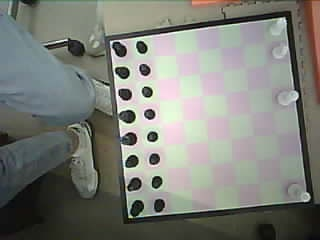
#> input picture latest_raw.jpg, 320 x 240 px; its folder holds only this picture in this run
$ python -i exemplar_classifier.py   (imports and definitions only)
#> lines starting #> are read from the running program, lines starting #| are printed output that depends on the picture; after the words box and inside, x2 and y2 are one past the last pixel; in counts of white or black regions, pixels touching at a corner belong together
#> further down, picture is the input picture: shape (240, 320, 3); mean B, G, R 120.1, 127.2, 125
"""Per-square exemplar classifier.

Given a labeled dataset captured by the arm-driven wizard, build per-square
feature exemplars for {empty, white, black} and classify new frames by
1-NN with a confidence margin.

The classifier interface is intentionally a drop-in replacement for the
threshold path in ``piece_color_detector.detect_piece_colors`` / occupancy
detection: it consumes the same per-cell warped image and returns occupancy
+ color labels.

Design rationale (recap of the cv_reliability_pitch.md proposal):
  * Per-square exemplars avoid global thresholds — green vs cream squares
    no longer fight a single ``white_threshold``.
  * 1-NN gives a confidence *margin* (distance to 2nd-nearest class),
    surfaceable to the UI for low-confidence cells.
  * Cross-validation accuracy gives an empirical health check per square
    so the wizard can prompt the user to retake the worst ones.

Feature vector (per cell ROI = center 30%..70% box):
  [mean_L, mean_a, mean_b, p25_L, p75_L, edge_density]

LAB is used so brightness (L) and chroma (a,b) are decorrelated — this is
why the threshold path's dark_delta signal is robust, and keeping the same
basis here means we inherit that robustness.
"""

from __future__ import annotations

import json
from dataclasses import dataclass, field
from pathlib import Path
from typing import Literal, Optional

import cv2
import numpy as np


LabelStr = Literal["empty", "white", "black"]
ColorOnly = Literal["white", "black", "unknown"]


# ---------------------------------------------------------------------------
# Feature extraction
# ---------------------------------------------------------------------------


def extract_cell_features(cell_image: np.ndarray) -> np.ndarray:
    """Compute a 6-D feature vector for a single cell.

    ROI is the center 30%..70% of the cell so we ignore square-edge artifacts.
    """
    h, w = cell_image.shape[:2]
#> h = 240; w = 320
    x1, x2 = int(w * 0.30), int(w * 0.70)
#> x1 = 96; x2 = 224
    y1, y2 = int(h * 0.30), int(h * 0.70)
#> y1 = 72; y2 = 168
    roi = cell_image[y1:y2, x1:x2]
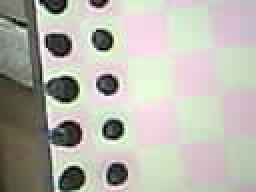
#> roi: shape (96, 128, 3) (shown 2 times larger); mean B, G, R 172.3, 181.2, 182.9
    if roi.size == 0:
        return np.zeros(6, dtype=np.float32)

    lab = cv2.cvtColor(roi, cv2.COLOR_BGR2LAB).astype(np.float32)
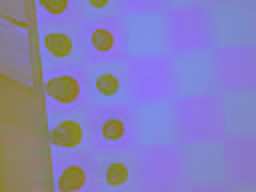
#> lab: shape (96, 128, 3) float32 (shown 2 times larger); mean B, G, R 185.8, 127, 132.9
    L = lab[:, :, 0]
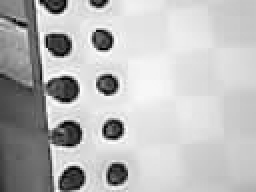
#> L: shape (96, 128) float32 (shown 2 times larger); min 0, max 255, mean 185.8
    A = lab[:, :, 1]
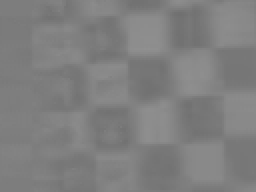
#> A: shape (96, 128) float32 (shown 2 times larger); min 112, max 144, mean 127
    B = lab[:, :, 2]
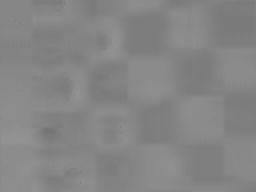
#> B: shape (96, 128) float32 (shown 2 times larger); min 116, max 147, mean 132.9

    gray = cv2.cvtColor(roi, cv2.COLOR_BGR2GRAY)
    edges = cv2.Canny(gray, 50, 150)
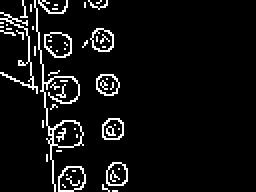
#> edges: shape (96, 128) (shown 2 times larger); 6.7% white in thin lines or dots, all inside (x1, y1, x2, y2) = (0, 0, 64, 96)
    edge_density = float(np.mean(edges > 0))
#> edge_density = 0.067

    return np.array(
        [
            float(np.mean(L)),
            float(np.mean(A)),
            float(np.mean(B)),
            float(np.percentile(L, 25)),
            float(np.percentile(L, 75)),
            edge_density,
        ],
        dtype=np.float32,
    )


def _normalize(features: np.ndarray, scale: np.ndarray) -> np.ndarray:
    safe = np.where(scale > 1e-6, scale, 1.0)
    return features / safe


# ---------------------------------------------------------------------------
# Exemplar bank (per-square per-label storage of feature vectors)
# ---------------------------------------------------------------------------


@dataclass
class SquareExemplars:
    row: int
    col: int
    empty: list[list[float]] = field(default_factory=list)
    white: list[list[float]] = field(default_factory=list)
    black: list[list[float]] = field(default_factory=list)

    # [8 lines left out: function to_json, not called in this run]


@dataclass
class ExemplarConfig:
    """All exemplars + the feature-scaling vector used to normalize distances."""

    feature_scale: list[float]
    squares: dict[str, SquareExemplars]  # key: "{row},{col}"
    created_at: float
    dataset_name: str

    # [26 lines left out: functions to_json, from_json, not called in this run]

    @classmethod
    def load(cls, path: Path) -> "ExemplarConfig":
        return cls.from_json(json.loads(Path(path).read_text()))

    def save(self, path: Path) -> None:
        Path(path).write_text(json.dumps(self.to_json(), indent=2))


# ---------------------------------------------------------------------------
# Building the config from a dataset on disk
# ---------------------------------------------------------------------------


@dataclass
class ClassificationResult:
    row: int
    col: int
    label: LabelStr
    confidence_margin: float  # (2nd-nearest distance) - (nearest distance)
    nearest_distance: float
    distances: dict[str, float]  # label -> min distance


# [50 lines left out: functions _nearest_distance, classify_cell, not called in this run]


# ---------------------------------------------------------------------------
# Cross-validation accuracy report (leave-one-frame-out per square)
# ---------------------------------------------------------------------------


@dataclass
class SquareAccuracy:
    row: int
    col: int
    total: int
    correct: int
    confusion: dict[str, dict[str, int]]  # true_label -> predicted_label -> count

    @property
    def accuracy(self) -> float:
        return self.correct / self.total if self.total else 0.0

    # [137 lines left out: functions to_json, leave_one_out_accuracy, build_exemplar_config, not called in this run]


def _all_square_names() -> list[str]:
    return [f"{c}{r}" for r in range(1, 9) for c in "abcdefgh"]


# [5 lines left out: function _square_to_rc, not called in this run]

>>> import cv2
>>> picture = cv2.imread('../../../../latest_raw.jpg')
>>> result = extract_cell_features(picture)
#> result = [185.8, 127, 132.9, 151, 227, 0.067]
